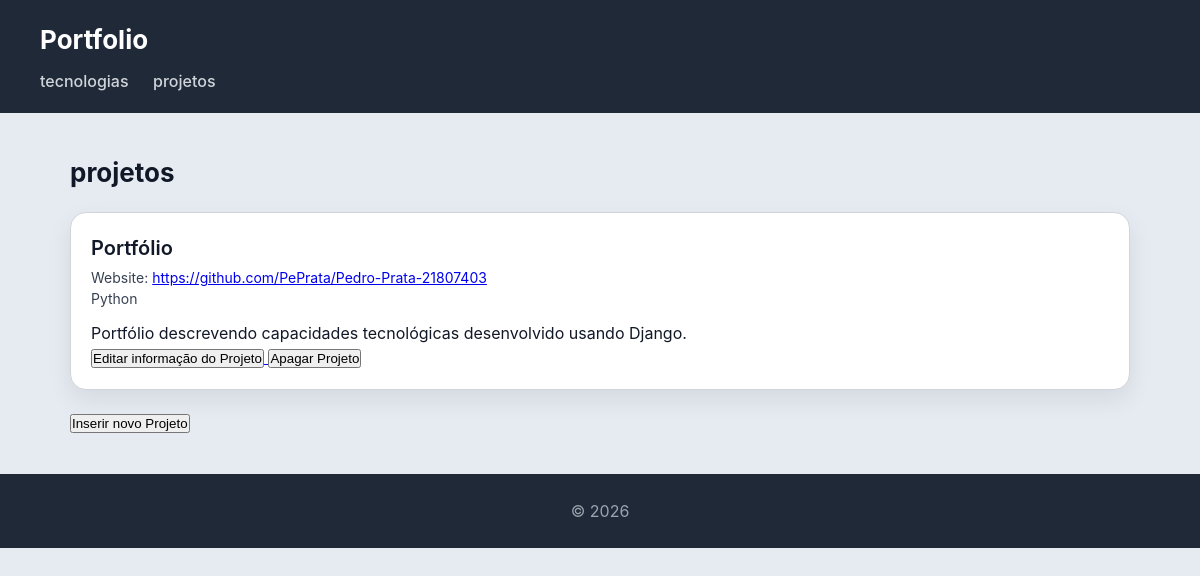
Page /projetos/ on the earlier database version.
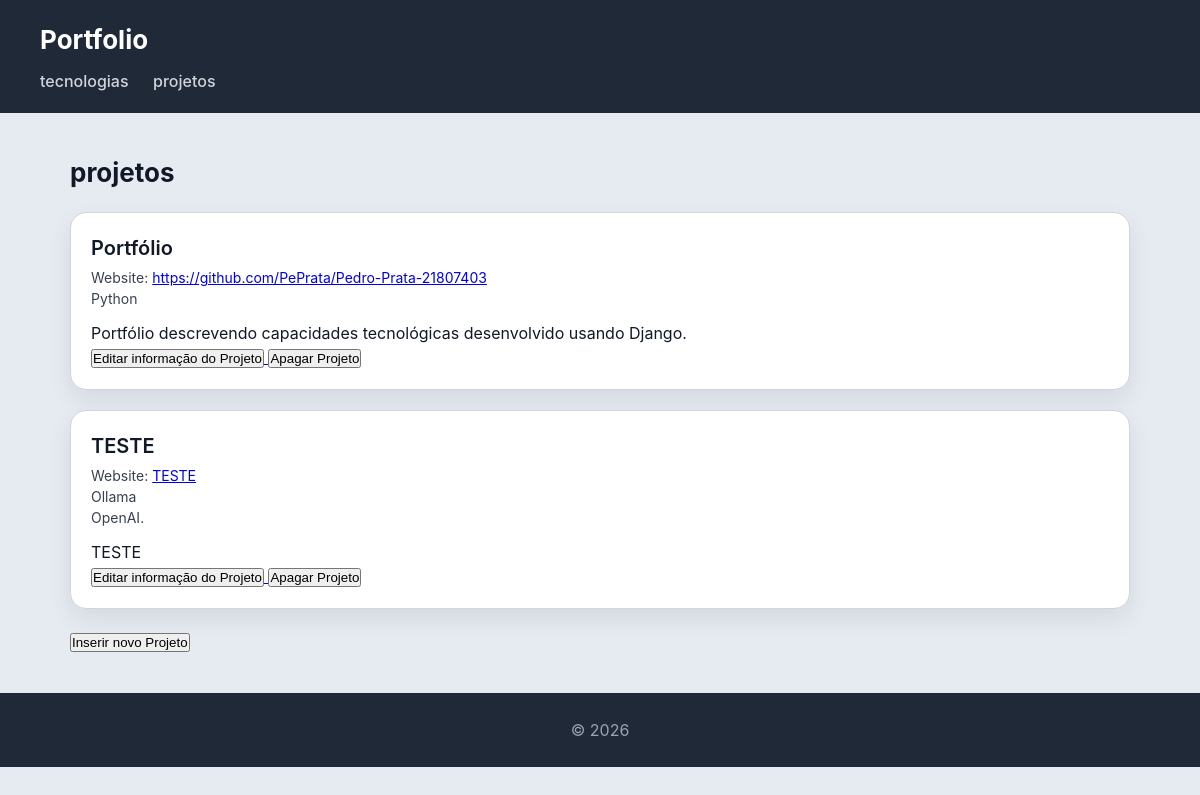
Same page on the later database version.
### portfolio/models.py (models this page shows, shortened)
class Projeto(models.Model):
    cadeira = models.ForeignKey(Cadeira, on_delete=models.CASCADE, related_name="projetos")
    nome = models.CharField(max_length=255)
    descricao = models.TextField(blank=True)
    link = models.TextField(blank=True)
    tecnologias = models.ManyToManyField(Tecnologia, related_name="projetos", blank=True)

class Tecnologia(models.Model):
    nome = models.CharField(max_length=255)
    logotipo = models.ImageField(upload_to='portfolio/fotos', null=True, blank=True)
    link = models.CharField(max_length=255)
    descricao = models.TextField(blank=True)

### portfolio/views.py (the view)
# urls.py: path('projetos/', views.projetos_view, name="projetos"),
def projetos_view(request):
    Projetos = Projeto.objects.all()
    return render(request, 'portfolio/projetos.html',{'projetos': Projetos})

### portfolio/templates/portfolio/projetos.html
{% extends "portfolio/base.html" %}
{% block content %}
<h2>projetos</h2>
<section>
    {% for projeto in projetos %}
    <article>
        <header>
            <h3>{{ projeto.nome }}</h3>
            <p>Website: <a href="{ projeto.link }">{{ projeto.link }}</a></p>
            {% for tecnologia in projeto.tecnologias.all %}
                <p>{{ tecnologia.nome }}</p>
            {% endfor %}
        </header>
        <section>
            <p>
                {{ projeto.descricao }}
            </p>
            <a href="{% url 'edita_projeto' projeto.id %}">
                <button>Editar informação do Projeto</button>
            </a>
            <a href="{% url 'apaga_projeto' projeto.id %}">
                <button>Apagar Projeto</button>
            </a>
        </section>
    </article>
    {% endfor %}
    <a href="{% url 'novo_projeto' %}">
        <button>Inserir novo Projeto</button>
    </a>
</section>
{% endblock %}

Differences in the rows shown:
added Projeto: nome "TESTE", link "TESTE", descricao "TESTE"
now on this page (row unchanged): Tecnologia: nome "Ollama", shown under "TESTE"
now on this page (row unchanged): Tecnologia: nome "OpenAI.", shown under "TESTE"
